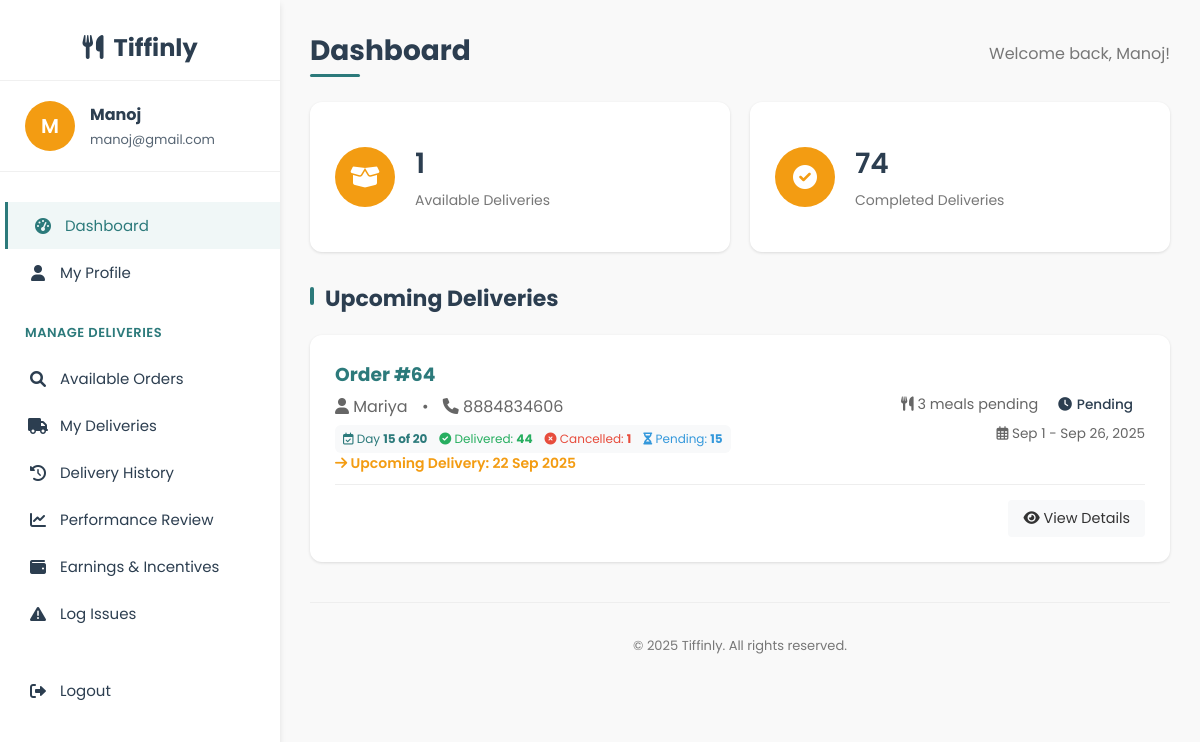
The app's page /delivery/partner_dashboard.php (signed in) with its own data.
### tables this page shows
CREATE TABLE `subscriptions` (
  `subscription_id` int(11) NOT NULL,
  `user_id` int(11) DEFAULT NULL,
  `plan_id` int(11) DEFAULT NULL,
  `dietary_preference` varchar(20) DEFAULT NULL,
  `start_date` date NOT NULL,
  `end_date` date NOT NULL,
  `schedule` enum('Weekdays','Extended','Full Week') NOT NULL,
  `delivery_time` time NOT NULL,
  `total_price` decimal(10,2) NOT NULL,
  `payment_status` enum('paid','unpaid','failed') DEFAULT 'unpaid',
  `status` enum('active','pending','cancelled','expired','completed') NOT NULL DEFAULT 'pending',
  `created_at` timestamp NOT NULL DEFAULT current_timestamp()
);

### delivery/partner_dashboard.php (the view, shortened to what the rows shown need)
<?php
$page_title = "Dashboard";
$db = new mysqli('localhost', 'root', '', 'tiffinly');
$partner_id = $_SESSION['user_id'];
function normalize_schedule($schedule) {
    $s = strtolower(trim((string)$schedule));
    $map = [
        'daily' => 'daily', 'everyday' => 'daily', 'all' => 'daily', 'all days' => 'daily', 'fullweek' => 'daily', 'full week' => 'daily', 'extended' => 'daily',
        'weekday' => 'weekdays', 'weekdays' => 'weekdays', 'mon-fri' => 'weekdays', 'mon to fri' => 'weekdays',
        'weekend' => 'weekends', 'weekends' => 'weekends', 'sat-sun' => 'weekends', 'sat & sun' => 'weekends'
    ];
    return $map[$s] ?? 'daily';
}
function count_total_delivery_days($start_date, $end_date, $schedule) {
    try {
        $start = new DateTime($start_date);
        $end = new DateTime($end_date);
    } catch (Exception $e) {
        return 0;
    }
    $norm = normalize_schedule($schedule);
    $count = 0;
    $cursor = clone $start;
    while ($cursor <= $end) {
        $dow = (int)$cursor->format('N');
        $ok = ($norm === 'daily') || ($norm === 'weekdays' && $dow >= 1 && $dow <= 5) || ($norm === 'weekends' && $dow >= 6);
        if ($ok) $count++;
        $cursor->modify('+1 day');
    }
    return $count;
}
function count_eligible_days_until($start_date, $end_date, $schedule, $reference = null) {
    try {
        $start = new DateTime($start_date);
        $end = new DateTime($end_date);
        $ref = $reference ? new DateTime($reference) : new DateTime('today');
    } catch (Exception $e) {
        return 0;
    }
    $norm = normalize_schedule($schedule);
    $count = 0;
    $cursor = clone $start;
    while ($cursor <= $ref) {
        $dow = (int)$cursor->format('N');
        $ok = ($norm === 'daily') || ($norm === 'weekdays' && $dow >= 1 && $dow <= 5) || ($norm === 'weekends' && $dow >= 6);
        if ($ok) $count++;
        $cursor->modify('+1 day');
    }
    return $count;
}
$stmt = $db->prepare("
    SELECT
        s.subscription_id,
        s.schedule,
        s.start_date,
        s.end_date,
        u.name as user_name,
        u.phone,
        mp.plan_name,
        da.assignment_id,
        da.meal_type,
        da.delivery_date,
        da.status as delivery_status,
        dp.time_slot,
        a.line1, a.line2, a.city, a.state, a.pincode, a.landmark, a.address_type
    FROM delivery_assignments da
    JOIN subscriptions s ON da.subscription_id = s.subscription_id
    JOIN users u ON s.user_id = u.user_id
    JOIN meal_plans mp ON s.plan_id = mp.plan_id
    LEFT JOIN delivery_preferences dp ON s.user_id = dp.user_id AND LOWER(da.meal_type) = LOWER(dp.meal_type)
    LEFT JOIN addresses a ON dp.address_id = a.address_id
    WHERE da.partner_id = ?
      AND da.status IN ('pending', 'out_for_delivery')
      AND UPPER(TRIM(s.status)) IN ('ACTIVE','ACTIVATED')
      AND UPPER(TRIM(s.payment_status)) IN ('PAID','COMPLETED','SUCCESS')
    ORDER BY s.subscription_id, da.delivery_date, FIELD(da.meal_type, 'Breakfast', 'Lunch', 'Dinner')
");
$stmt->bind_param("i", $partner_id);
$stmt->execute();
$result = $stmt->get_result();
$grouped_deliveries = [];
while ($row = $result->fetch_assoc()) {
    $sub_id = $row['subscription_id'];
    if (!isset($grouped_deliveries[$sub_id])) {
        $grouped_deliveries[$sub_id] = [
            'subscription_id' => $sub_id,
            'user_name' => $row['user_name'],
            'phone' => $row['phone'],
            'plan_name' => $row['plan_name'],
            'schedule' => $row['schedule'],
            'start_date' => $row['start_date'],
            'end_date' => $row['end_date'],
            'meals' => []
        ];
    }
    $grouped_deliveries[$sub_id]['meals'][] = [
        'assignment_id' => $row['assignment_id'],
        'meal_type' => $row['meal_type'],
        'delivery_date' => $row['delivery_date'],
        'status' => $row['delivery_status'],
        'time_slot' => $row['time_slot'],
        'address' => [
            'line1' => $row['line1'],
            'line2' => $row['line2'],
            'city' => $row['city'],
            'state' => $row['state'],
            'pincode' => $row['pincode'],
            'landmark' => $row['landmark'],
            'address_type' => $row['address_type']
        ]
    ];
}
$today = date('Y-m-d');
$deliveries_to_display = [];
foreach ($grouped_deliveries as $sub_id => $delivery) {
    $next_delivery_date_for_sub = null;
    foreach ($delivery['meals'] as $meal) {
        $delivery_date = $meal['delivery_date'];
        if ($next_delivery_date_for_sub === null || $delivery_date < $next_delivery_date_for_sub) {
            $next_delivery_date_for_sub = $delivery_date;
        }
    }
    if ($next_delivery_date_for_sub !== null) {
        $filtered_meals = array_filter($delivery['meals'], function($meal) use ($next_delivery_date_for_sub) {
            return $meal['delivery_date'] === $next_delivery_date_for_sub;
        });
        if (!empty($filtered_meals)) {
            $delivery['meals'] = array_values($filtered_meals);
            $delivery['display_date'] = $next_delivery_date_for_sub;
            $deliveries_to_display[$sub_id] = $delivery;
        }
    }
}
$grouped_deliveries = $deliveries_to_display;
$subscription_ids = array_keys($grouped_deliveries);
$delivery_counts = [];
if (!empty($subscription_ids)) {
    $ids_string = implode(',', $subscription_ids);
    $count_query = $db->query("
        SELECT
            subscription_id,
            SUM(CASE WHEN status IN ('delivered', 'completed') THEN 1 ELSE 0 END) as delivered_count,
            SUM(CASE WHEN status = 'cancelled' THEN 1 ELSE 0 END) as cancelled_count
        FROM delivery_assignments
        WHERE subscription_id IN ($ids_string)
        GROUP BY subscription_id
    ");
    if ($count_query) {
        while ($row = $count_query->fetch_assoc()) {
            $delivery_counts[$row['subscription_id']] = [
                'delivered' => (int)$row['delivered_count'],
                'cancelled' => (int)$row['cancelled_count']
            ];
        }
    }
    $total_assignments_query = $db->query("
        SELECT subscription_id, COUNT(assignment_id) as total_assignments
        FROM delivery_assignments
        WHERE partner_id = {$partner_id} AND subscription_id IN ($ids_string)
        GROUP BY subscription_id
    ");
    if ($total_assignments_query) {
        while ($row = $total_assignments_query->fetch_assoc()) {
            $delivery_counts[$row['subscription_id']]['total'] = (int)$row['total_assignments'];
        }
    }
}
?>
<!DOCTYPE html>
<html lang="en">
<head>
    <link rel="stylesheet" href="https://cdnjs.cloudflare.com/ajax/libs/font-awesome/6.0.0-beta3/css/all.min.css">
</head>
<body>
    <div class="dashboard-container">
        <div class="main-content">
            <div class="header">
                <h1><?php echo $page_title; ?></h1>
            </div>
            <div class="dashboard-section">
                <h2 class="section-title">Upcoming Deliveries</h2>
                <?php if (!empty($grouped_deliveries)): ?>
                    <?php foreach ($grouped_deliveries as $sub_id => $delivery): ?>
                        <?php
                            $pending_count = count($delivery['meals']);
                            $display_date_obj = new DateTime($delivery['display_date']);
                            $is_today_delivery = ($delivery['display_date'] === $today);
                        ?>
                        <div class="content-card" style="margin-bottom: 20px;">
                            <div class="delivery-header" style="display: flex; justify-content: space-between; align-items: center; margin-bottom: 15px; padding-bottom: 10px; border-bottom: 1px solid #eee;">
                                <div>
                                    <h3 style="margin: 0 0 5px 0; color: var(--primary-color);">Order #<?php echo $sub_id; ?></h3>
                                    <p style="margin: 0; color: #666;">
                                        <i class="fas fa-user"></i> <?php echo htmlspecialchars($delivery['user_name']); ?>
                                        <span style="margin: 0 10px;">•</span>
                                        <i class="fas fa-phone"></i> <?php echo htmlspecialchars($delivery['phone']); ?>
                                    </p>
                                    <?php
                                        $total_days = count_total_delivery_days($delivery['start_date'] ?? null, $delivery['end_date'] ?? null, $delivery['schedule'] ?? 'daily');
                                        $expected_meals = $delivery_counts[$sub_id]['total'] ?? 0;
                                        if ($total_days > 0) {
                                            $current_day = count_eligible_days_until($delivery['start_date'] ?? null, $delivery['end_date'] ?? null, $delivery['schedule'] ?? 'daily');
                                            $delivered_count = $delivery_counts[$sub_id]['delivered'] ?? 0;
                                            $cancelled_count = $delivery_counts[$sub_id]['cancelled'] ?? 0;
                                            $pending_meals = $expected_meals - $delivered_count - $cancelled_count;
                                            echo '<div style="font-size: 12px; color: #2C3E50; margin-top: 6px; display: flex; flex-wrap: wrap; gap: 12px; align-items: center; background: #f8f9fa; padding: 5px 8px; border-radius: 6px;">';
                                            echo '  <div style="color:#2C7A7B;"><i class="far fa-calendar-check"></i> Day <strong>' . $current_day . ' of ' . $total_days . '</strong></div>';
                                            echo '  <div style="color:#27ae60;"><i class="fas fa-check-circle"></i> Delivered: <strong>' . $delivered_count . '</strong></div>';
                                            echo '  <div style="color:#e74c3c;"><i class="fas fa-times-circle"></i> Cancelled: <strong>' . $cancelled_count . '</strong></div>';
                                            echo '  <div style="color:#3498db;"><i class="fas fa-hourglass-half"></i> Pending: <strong>' . max(0, $pending_meals) . '</strong></div>';
                                            echo '</div>';
                                        }
                                    ?>
                                    <?php if ($is_today_delivery): ?>
                                        <div style="font-size: 14px; color: #27ae60; font-weight: 600;"><i class="fas fa-star"></i> Today's Delivery: <?php echo $display_date_obj->format('d M Y'); ?></div>
                                    <?php else: ?>
                                        <div style="font-size: 14px; color: #f39c12; font-weight: 600;"><i class="fas fa-arrow-right"></i> Upcoming Delivery: <?php echo $display_date_obj->format('d M Y'); ?></div>
                                    <?php endif; ?>
                                </div>
                                <div style="display: flex; flex-direction: column; align-items: flex-end; gap: 5px;">
                                    <div style="display: flex; gap: 8px; align-items: center;">
                                        <span style="font-size: 0.9em; color: #666;">
                                            <i class="fas fa-utensils"></i> <?php echo $pending_count; ?> meal<?php echo $pending_count !== 1 ? 's' : ''; ?> pending
                                        </span>
                                        <?php
                                        $status_class = 'status-pending';
                                        $status_text = 'Pending';
                                        $status_icon = 'clock';
                                        ?>
                                        <span class="status-badge <?php echo $status_class; ?>" style="padding: 4px 12px; border-radius: 15px; font-size: 0.85em; font-weight: 500; display: inline-flex; align-items: center; gap: 5px;">
                                            <i class="fas fa-<?php echo $status_icon; ?>"></i>
                                            <?php echo $status_text; ?>
                                        </span>
                                    </div>
                                    <div style="font-size: 0.85em; color: #666; text-align: right;">
                                        <i class="far fa-calendar-alt"></i>
                                        <?php
                                        $start_date = new DateTime($delivery['start_date']);
                                        $end_date = new DateTime($delivery['end_date']);
                                        echo $start_date->format('M j') . ' - ' . $end_date->format('M j, Y');
                                        ?>
                                    </div>
                                </div>
                            </div>
                            <div class="delivery-actions" style="margin-top: 15px; display: flex; justify-content: flex-end; gap: 10px;">
                                <a href="#" class="btn toggle-details" data-target="#details-sub-<?php echo $sub_id; ?>" style="background: #f8f9fa; color: #333; text-decoration: none; padding: 8px 15px; border-radius: 4px; font-size: 0.9em;">
                                    <i class="fas fa-eye"></i> View Details
                                </a>
                            </div>
                        </div>
                    <?php endforeach; ?>
                <?php endif; ?>
            </div>
        </div>
    </div>
</body>
</html>

### records on screen
subscriptions: subscription_id "64", subscription_id "44", subscription_id "1", subscription_id "15"

### other values on screen
substr($user['name'], 0, 1) "M"
$user['name'] "Manoj"
$user['email'] "manoj@gmail.com"
$page_title "Dashboard"
$available_deliveries "1"
$completed_deliveries "74"
$delivery['user_name'] "Mariya"
$delivery['phone'] "8884834606"
$current_day "15"
$total_days "20"
$display_date_obj->format('d M Y') "22 Sep 2025"
$pending_count "3"
$status_text "Pending"
$start_date->format('M j') "Sep 1"
$end_date->format('M j, Y') "Sep 26, 2025"
